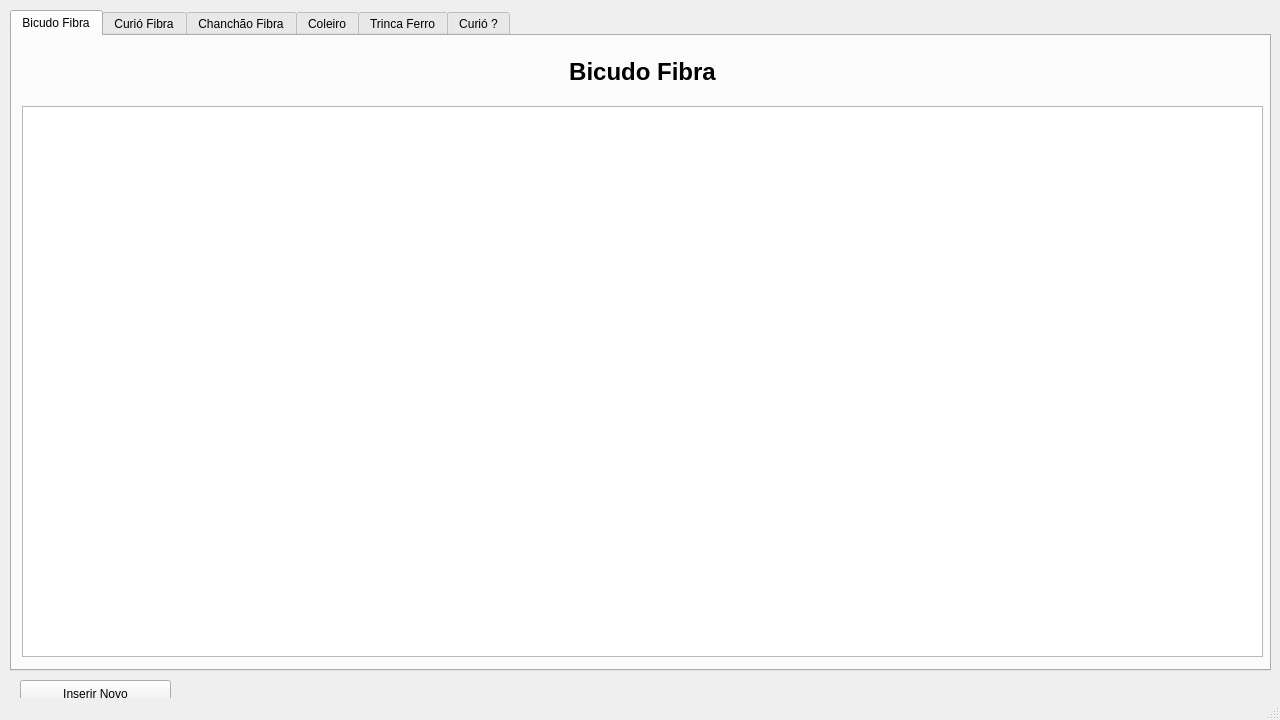
<?xml version="1.0" encoding="UTF-8"?>
<ui version="4.0">
 <class>MainWindow</class>
 <widget class="QMainWindow" name="MainWindow">
  <property name="geometry">
   <rect>
    <x>0</x>
    <y>0</y>
    <width>1280</width>
    <height>720</height>
   </rect>
  </property>
  <property name="sizePolicy">
   <sizepolicy hsizetype="Fixed" vsizetype="Fixed">
    <horstretch>0</horstretch>
    <verstretch>0</verstretch>
   </sizepolicy>
  </property>
  <property name="minimumSize">
   <size>
    <width>1280</width>
    <height>720</height>
   </size>
  </property>
  <property name="maximumSize">
   <size>
    <width>1280</width>
    <height>720</height>
   </size>
  </property>
  <property name="windowTitle">
   <string>Beta</string>
  </property>
  <widget class="QWidget" name="centralWidget">
   <widget class="QTabWidget" name="mainTabs">
    <property name="geometry">
     <rect>
      <x>10</x>
      <y>10</y>
      <width>1261</width>
      <height>661</height>
     </rect>
    </property>
    <property name="currentIndex">
     <number>0</number>
    </property>
    <widget class="QWidget" name="bicudoTab">
     <attribute name="title">
      <string>Bicudo Fibra</string>
     </attribute>
     <widget class="QTableWidget" name="bicudoTabW">
      <property name="geometry">
       <rect>
        <x>10</x>
        <y>70</y>
        <width>1241</width>
        <height>551</height>
       </rect>
      </property>
     </widget>
     <widget class="QLabel" name="label">
      <property name="geometry">
       <rect>
        <x>10</x>
        <y>10</y>
        <width>1241</width>
        <height>51</height>
       </rect>
      </property>
      <property name="font">
       <font>
        <pointsize>18</pointsize>
        <weight>75</weight>
        <italic>false</italic>
        <bold>true</bold>
       </font>
      </property>
      <property name="text">
       <string>Bicudo Fibra</string>
      </property>
      <property name="alignment">
       <set>Qt::AlignCenter</set>
      </property>
      <property name="wordWrap">
       <bool>false</bool>
      </property>
     </widget>
    </widget>
    <widget class="QWidget" name="curioTab">
     <attribute name="title">
      <string>Curió Fibra</string>
     </attribute>
    </widget>
    <widget class="QWidget" name="chanchaoTab">
     <attribute name="title">
      <string>Chanchão Fibra</string>
     </attribute>
    </widget>
    <widget class="QWidget" name="tab_4">
     <attribute name="title">
      <string>Coleiro</string>
     </attribute>
    </widget>
    <widget class="QWidget" name="tab_5">
     <attribute name="title">
      <string>Trinca Ferro</string>
     </attribute>
    </widget>
    <widget class="QWidget" name="tab_6">
     <attribute name="title">
      <string>Curió ?</string>
     </attribute>
    </widget>
   </widget>
   <widget class="QPushButton" name="insertNew">
    <property name="geometry">
     <rect>
      <x>20</x>
      <y>680</y>
      <width>151</width>
      <height>27</height>
     </rect>
    </property>
    <property name="text">
     <string>Inserir Novo</string>
    </property>
   </widget>
  </widget>
  <widget class="QMenuBar" name="menuBar">
   <property name="geometry">
    <rect>
     <x>0</x>
     <y>0</y>
     <width>1280</width>
     <height>25</height>
    </rect>
   </property>
  </widget>
  <widget class="QStatusBar" name="statusBar"/>
 </widget>
 <layoutdefault spacing="6" margin="11"/>
 <resources/>
 <connections/>
</ui>
